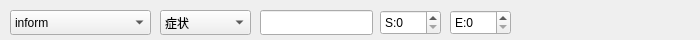
<?xml version="1.0" encoding="UTF-8"?>
<ui version="4.0">
 <class>selectItem</class>
 <widget class="QWidget" name="selectItem">
  <property name="geometry">
   <rect>
    <x>0</x>
    <y>0</y>
    <width>700</width>
    <height>40</height>
   </rect>
  </property>
  <property name="windowTitle">
   <string>Form</string>
  </property>
  <widget class="QComboBox" name="intent">
   <property name="geometry">
    <rect>
     <x>10</x>
     <y>10</y>
     <width>141</width>
     <height>25</height>
    </rect>
   </property>
   <property name="contextMenuPolicy">
    <enum>Qt::CustomContextMenu</enum>
   </property>
   <property name="styleSheet">
    <string notr="true">font: 10pt &quot;楷体&quot;;
</string>
   </property>
   <item>
    <property name="text">
     <string>inform</string>
    </property>
   </item>
   <item>
    <property name="text">
     <string>inquire</string>
    </property>
   </item>
   <item>
    <property name="text">
     <string>want_confirm</string>
    </property>
   </item>
   <item>
    <property name="text">
     <string>confirm</string>
    </property>
   </item>
   <item>
    <property name="text">
     <string>deny</string>
    </property>
   </item>
   <item>
    <property name="text">
     <string>diagnosis</string>
    </property>
   </item>
   <item>
    <property name="text">
     <string>explain</string>
    </property>
   </item>
   <item>
    <property name="text">
     <string>recommendation</string>
    </property>
   </item>
   <item>
    <property name="text">
     <string>not_recommendation</string>
    </property>
   </item>
   <item>
    <property name="text">
     <string>chitchat</string>
    </property>
   </item>
   <item>
    <property name="text">
     <string>not_sure</string>
    </property>
   </item>
  </widget>
  <widget class="QComboBox" name="slot">
   <property name="geometry">
    <rect>
     <x>160</x>
     <y>10</y>
     <width>91</width>
     <height>25</height>
    </rect>
   </property>
   <property name="styleSheet">
    <string notr="true">font: 10pt &quot;楷体&quot;;</string>
   </property>
   <property name="frame">
    <bool>true</bool>
   </property>
   <item>
    <property name="text">
     <string>症状</string>
    </property>
   </item>
   <item>
    <property name="text">
     <string>疾病</string>
    </property>
   </item>
   <item>
    <property name="text">
     <string>药物</string>
    </property>
   </item>
   <item>
    <property name="text">
     <string>检查</string>
    </property>
   </item>
   <item>
    <property name="text">
     <string>症状部位</string>
    </property>
   </item>
   <item>
    <property name="text">
     <string>食物名</string>
    </property>
   </item>
   <item>
    <property name="text">
     <string>治疗地点</string>
    </property>
   </item>
   <item>
    <property name="text">
     <string>科室</string>
    </property>
   </item>
   <item>
    <property name="text">
     <string>身体部位</string>
    </property>
   </item>
   <item>
    <property name="text">
     <string>性别</string>
    </property>
   </item>
   <item>
    <property name="text">
     <string>年龄</string>
    </property>
   </item>
   <item>
    <property name="text">
     <string>身高</string>
    </property>
   </item>
   <item>
    <property name="text">
     <string>体重</string>
    </property>
   </item>
   <item>
    <property name="text">
     <string>药物用量</string>
    </property>
   </item>
   <item>
    <property name="text">
     <string>用药频率</string>
    </property>
   </item>
   <item>
    <property name="text">
     <string>预防措施</string>
    </property>
   </item>
   <item>
    <property name="text">
     <string>药物类别</string>
    </property>
   </item>
   <item>
    <property name="text">
     <string>状态</string>
    </property>
   </item>
   <item>
    <property name="text">
     <string>时间</string>
    </property>
   </item>
   <item>
    <property name="text">
     <string>行为</string>
    </property>
   </item>
   <item>
    <property name="text">
     <string/>
    </property>
   </item>
  </widget>
  <widget class="QLineEdit" name="slot_value">
   <property name="geometry">
    <rect>
     <x>260</x>
     <y>10</y>
     <width>113</width>
     <height>25</height>
    </rect>
   </property>
   <property name="styleSheet">
    <string notr="true">font: 10pt &quot;楷体&quot;;</string>
   </property>
  </widget>
  <widget class="QSpinBox" name="slot_begin">
   <property name="geometry">
    <rect>
     <x>380</x>
     <y>10</y>
     <width>61</width>
     <height>25</height>
    </rect>
   </property>
   <property name="styleSheet">
    <string notr="true">font: 10pt &quot;楷体&quot;;</string>
   </property>
   <property name="prefix">
    <string>S:</string>
   </property>
   <property name="maximum">
    <number>1000</number>
   </property>
  </widget>
  <widget class="QSpinBox" name="slot_end">
   <property name="geometry">
    <rect>
     <x>450</x>
     <y>10</y>
     <width>61</width>
     <height>25</height>
    </rect>
   </property>
   <property name="styleSheet">
    <string notr="true">font: 10pt &quot;楷体&quot;;</string>
   </property>
   <property name="prefix">
    <string>E:</string>
   </property>
   <property name="maximum">
    <number>1000</number>
   </property>
  </widget>
 </widget>
 <resources/>
 <connections/>
</ui>
